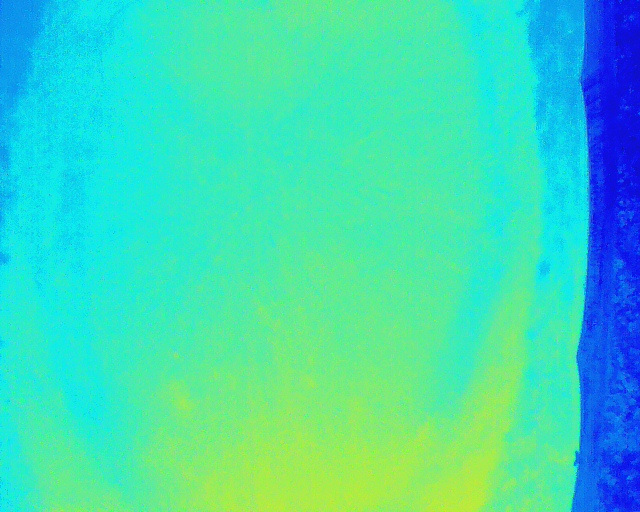
#> input picture projects/Hidrocarburos/pictures/DJI_0623_T.JPG, 640 x 512 px, found by its file name
$ python analysingRanges.py
#> lines starting #> are read from the running program, lines starting #| are printed output that depends on the picture
import cv2
import matplotlib.pyplot as plt
import numpy as np
import pandas as pd

if __name__ =="__main__":
    picture = cv2.imread('projects/Hidrocarburos/pictures/DJI_0623_T.JPG')
#> picture is the input picture: shape (512, 640, 3); mean B, G, R 181.8, 216, 63.9
    picture = cv2.cvtColor(picture, cv2.COLOR_BGR2RGB)
    hsv_picture = cv2.cvtColor(picture, cv2.COLOR_RGB2HSV)
#> hsv_picture: shape (512, 640, 3); mean H, S, V 80.8, 191.7, 235
    h, s, v = cv2.split(hsv_picture)
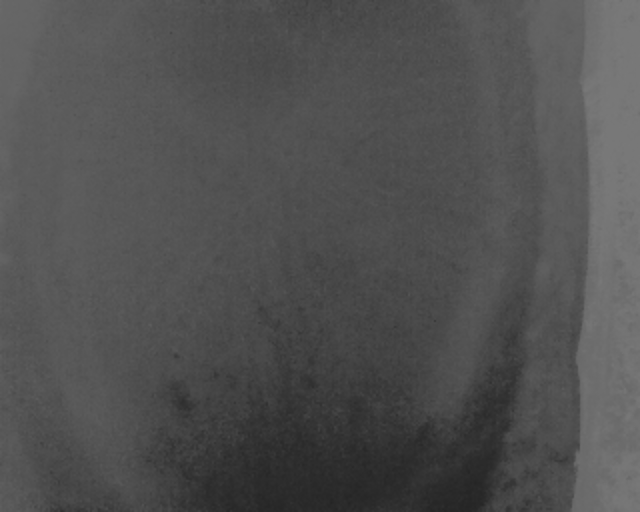
#> h: shape (512, 640); min 36, max 122, mean 80.8
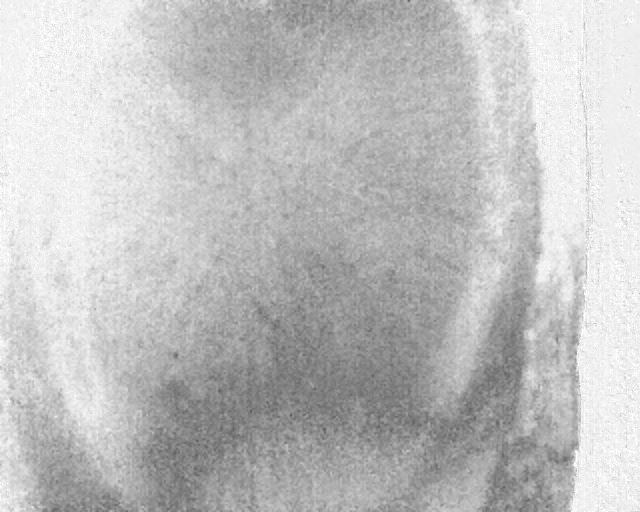
#> s: shape (512, 640); min 93, max 255, mean 191.7
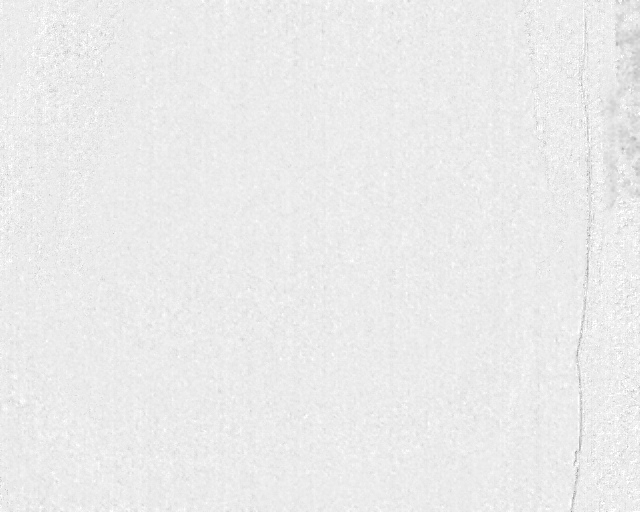
#> v: shape (512, 640); min 154, max 255, mean 235
    fig = plt.figure()
    axis = fig.add_subplot(1, 1, 1, projection="3d")
    pixel_colors = picture.reshape((np.shape(picture)[0]*np.shape(picture)[1], 3))/255
    hsv=np.vstack((h.flatten(), s.flatten(), v.flatten()))
    cloudColor=np.hstack((hsv.T,pixel_colors))
    pd.DataFrame(cloudColor).to_csv("HSV_cloudColor.csv",index=None)
    # [5 lines of commented-out code are left out]

$ run again, with projects/Hidrocarburos/pictures/DJI_0597_T.JPG copied over projects/Hidrocarburos/pictures/DJI_0623_T.JPG
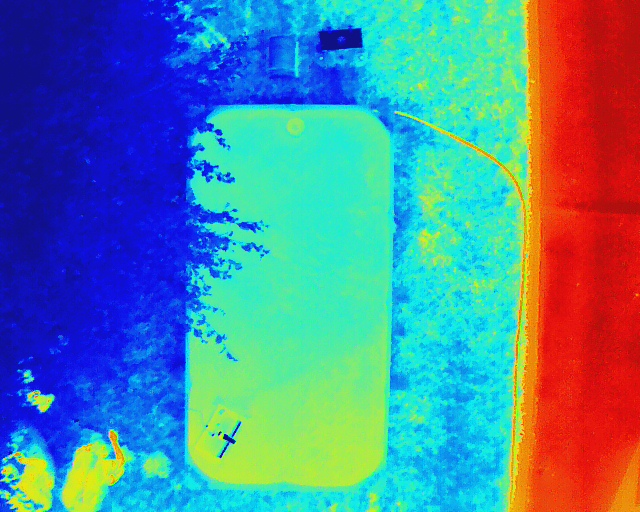
#> input picture projects/Hidrocarburos/pictures/DJI_0597_T.JPG, 640 x 512 px, found by its file name
#> picture is the input picture: shape (512, 640, 3); mean B, G, R 156, 133.6, 80
#> hsv_picture: shape (512, 640, 3); mean H, S, V 77.8, 215.9, 222.6
#> `h, s, v = cv2.split(hsv_picture)`:
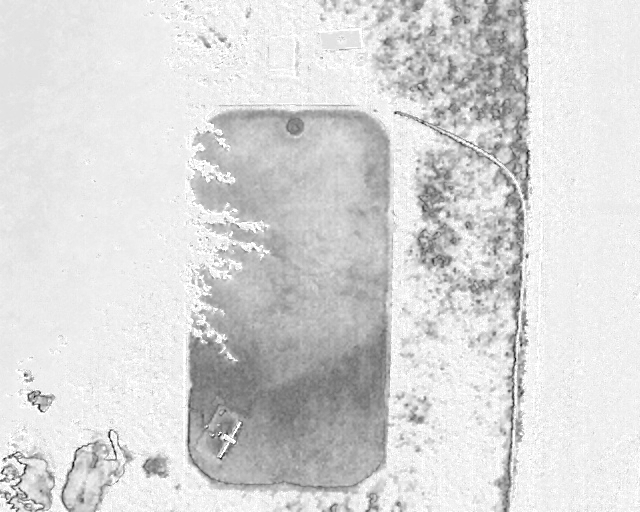
#> s: shape (512, 640); min 11, max 255, mean 215.9
#> `h, s, v = cv2.split(hsv_picture)`:
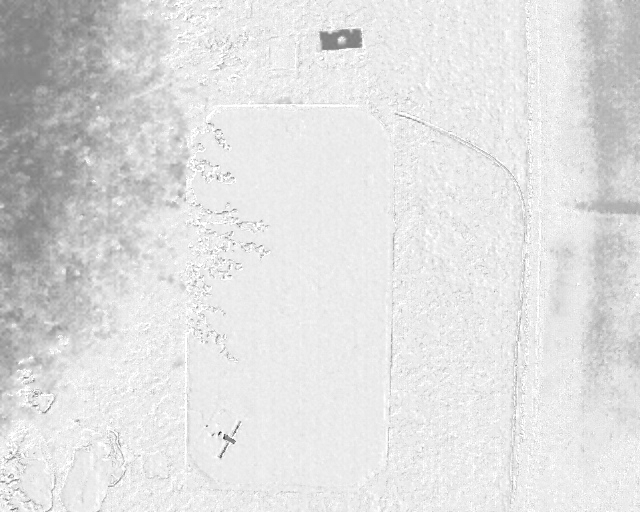
#> v: shape (512, 640); min 44, max 255, mean 222.6

$ run again, with projects/Hidrocarburos/pictures/DJI_0601_T.JPG copied over projects/Hidrocarburos/pictures/DJI_0623_T.JPG
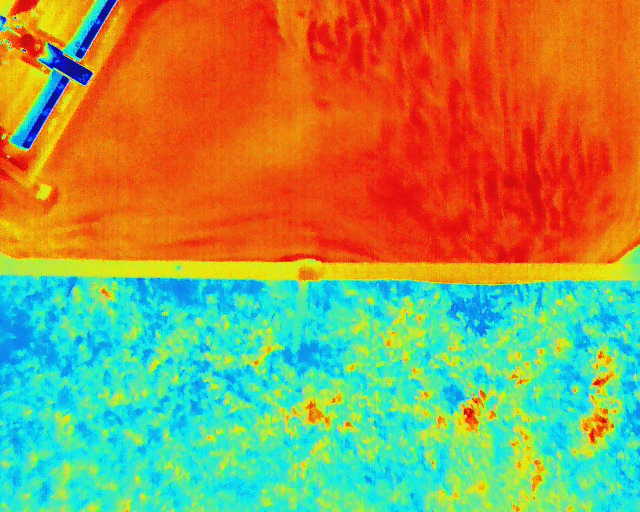
#> input picture projects/Hidrocarburos/pictures/DJI_0601_T.JPG, 640 x 512 px, found by its file name
#> picture is the input picture: shape (512, 640, 3); mean B, G, R 90.2, 151.8, 157
#> hsv_picture: shape (512, 640, 3); mean H, S, V 42.1, 219.9, 234.3
#> `h, s, v = cv2.split(hsv_picture)`:
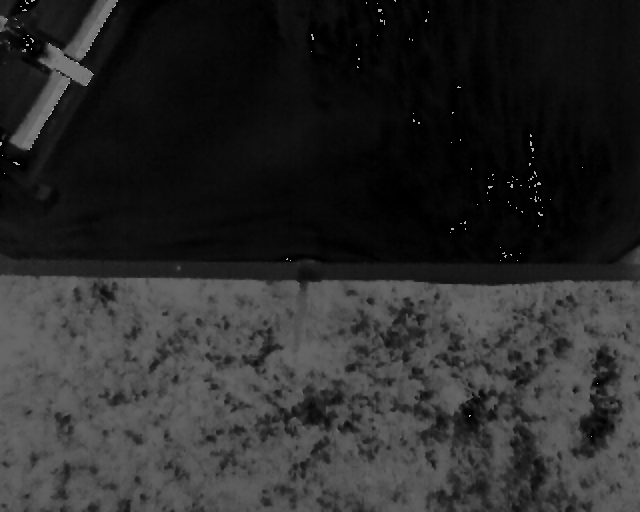
#> h: shape (512, 640); min 0, max 179, mean 42.1
#> `h, s, v = cv2.split(hsv_picture)`:
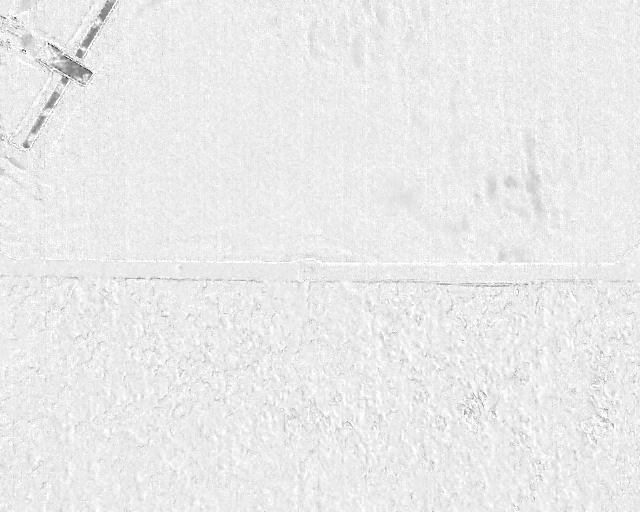
#> v: shape (512, 640); min 34, max 255, mean 234.3
